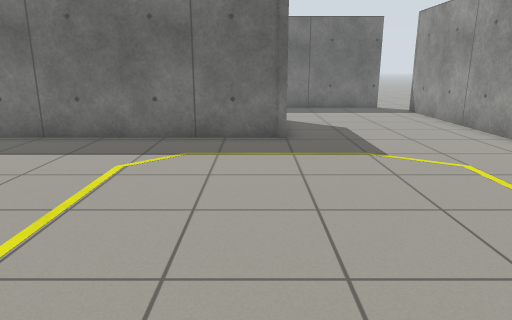
[1] (above)

12 first-person views from a walk through a Gazebo world. The camera is 1.1 m above the floor, tilts 14° down and sees 70° across. The floor is counted in squares, 0.5 m on a side. Each view is taken from the middle of a square. On the plan, view 1 faces up. The plan holds only what a view shows up to about 19 squares ahead; the rest is blank.

[2]
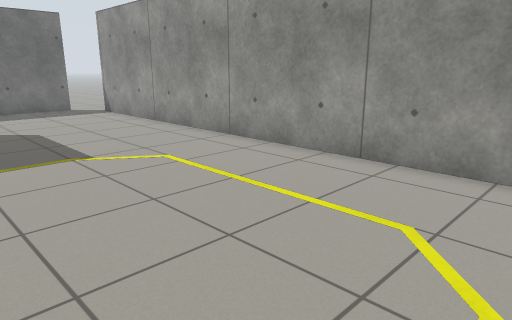

[3]
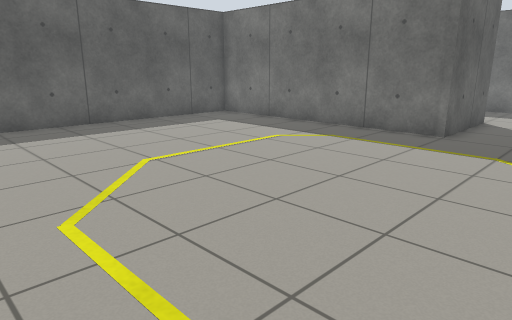

[4]
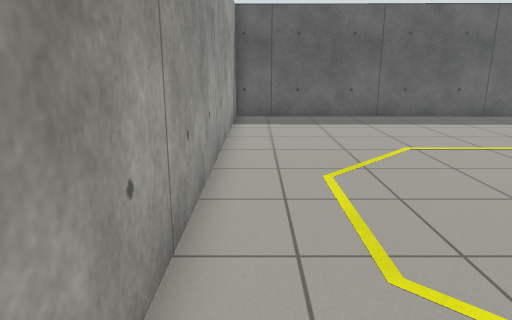

[5]
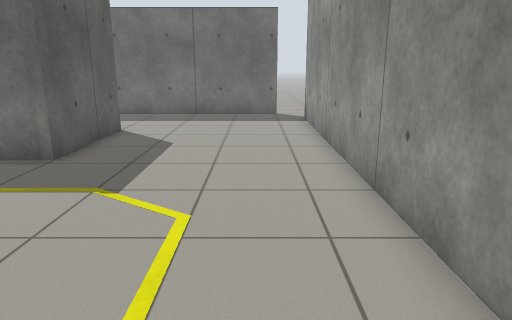

[6]
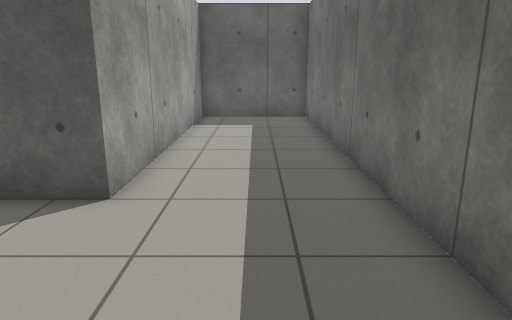

[7]
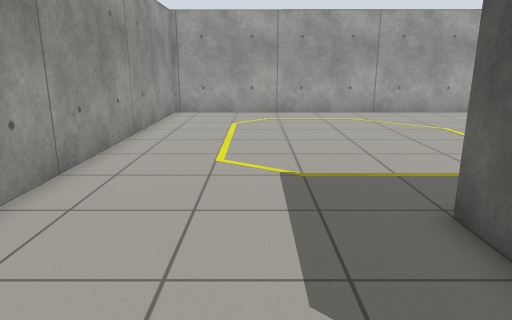

[8]
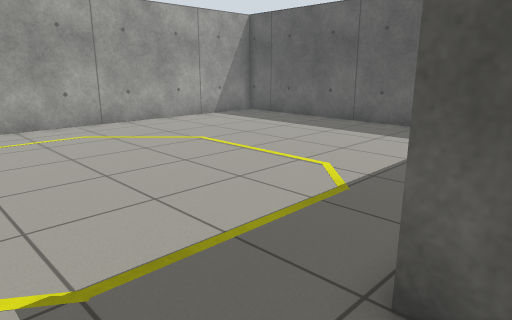

[9]
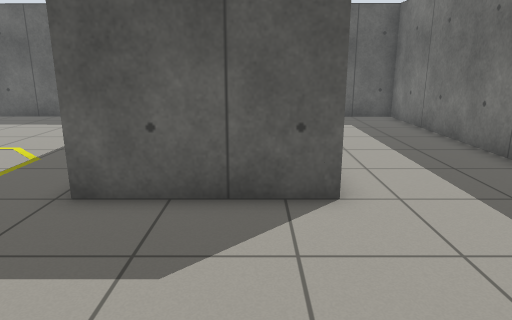

[10]
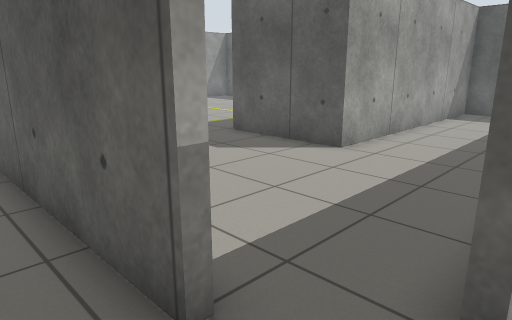

[11]
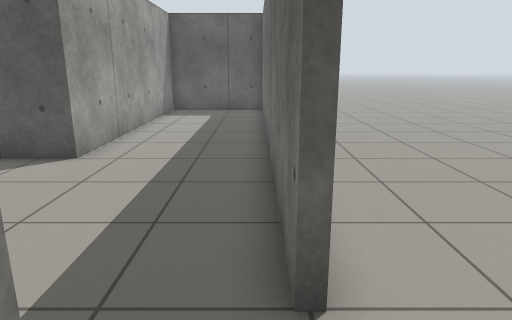

[12]
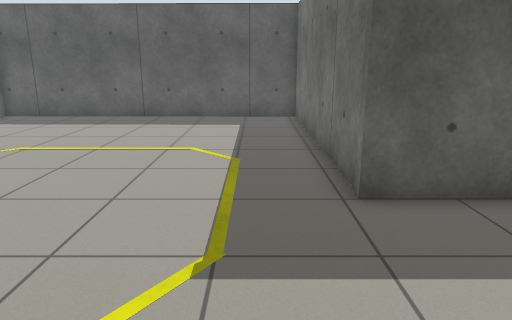

### Floor plan
Key: @ floor where view 1 was taken; # wall or solid block; . floor.
Columns run from 10 left of view 1 to 10 right of it. Each row starts with its distance up from view 1.
 23              .....
 22               ..... .
 21 ##################. .
 20 #..................
 19 #.................#.
 18 #.................#.
 17 #.................#.
 16 ############......#.
 15            #......#.
 14            #......#.
 13            #......#.
 12 ############......#
 11 #.................#
 10 #.................#
  9 #.................#
  8 #.................#
  7 #.................#
  6 #.................#
  5 #.................#
  4 #.................#
  3 #.................#
  2 #.................#
  1 #.................#
  0 #.........@.......#
 -1 #.................#
 -2 ###################

Positions as (right, up) in squares from view 1, and headings:
1: (0, 0), facing up
2: (0, 0), facing up-right
3: (5, -1), facing up-left
4: (7, -1), facing left
5: (6, 3), facing up
6: (7, 19), facing left
7: (4, 17), facing down
8: (4, 13), facing down-left
9: (7, 15), facing left
10: (10, 22), facing down-left
11: (10, 21), facing left
12: (7, 10), facing left
